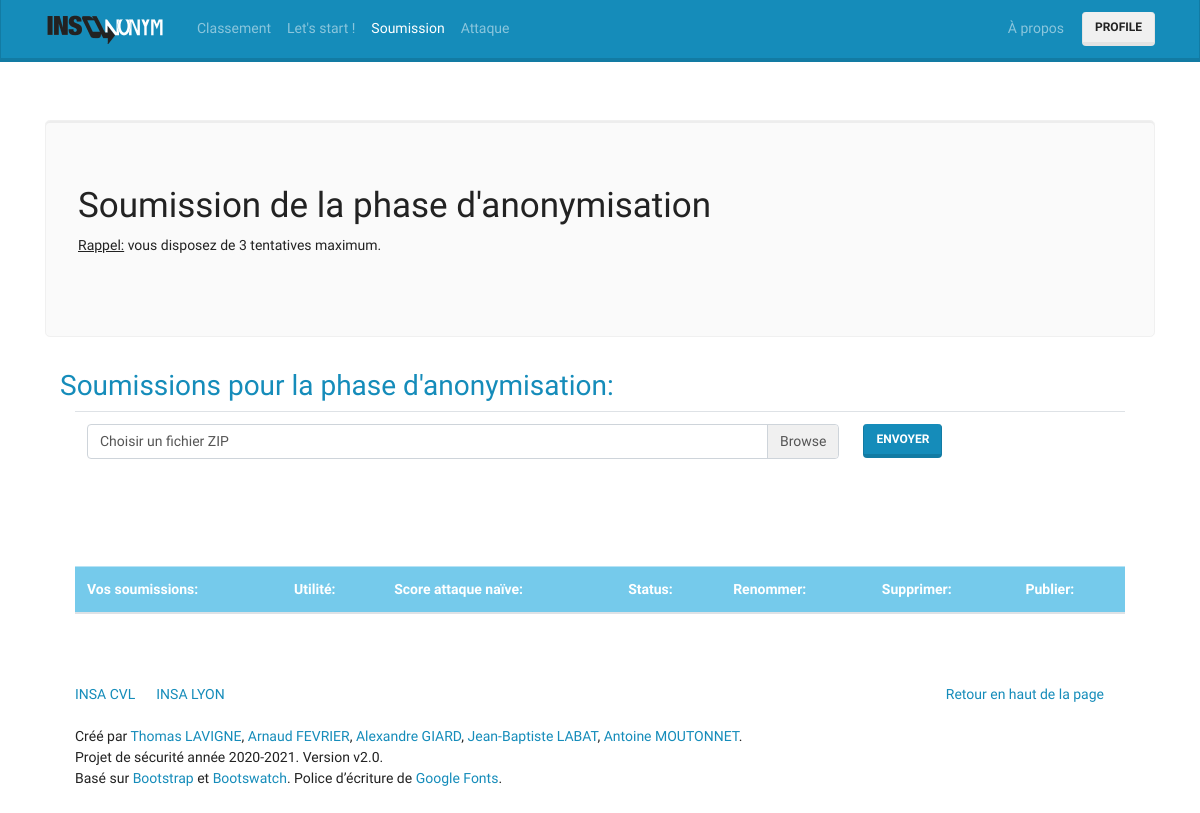
The app's page /anonymisation/submission (signed in), older data.
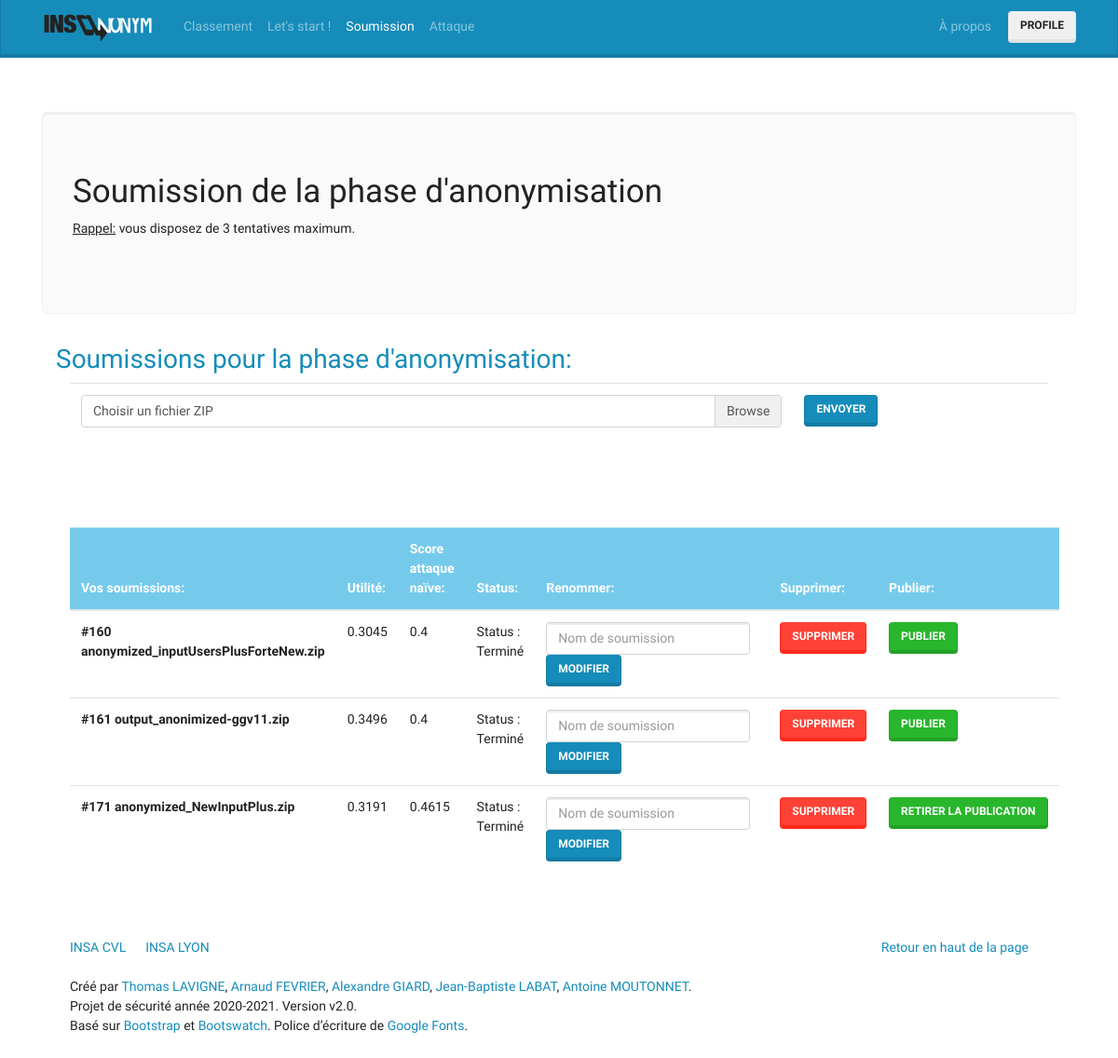
The same page, newer data.
### tables this page shows
CREATE TABLE "anonymisation" (
	"SubmissionId"	INTEGER NOT NULL UNIQUE,
	"UserId"	INTEGER NOT NULL,
	"F_file"	TEXT,
	"S_file"	TEXT,
	"utility"	REAL NOT NULL DEFAULT -2,
	"naiveAttack"	REAL NOT NULL DEFAULT -2,
	"status"	TEXT NOT NULL DEFAULT 'En cours de traitement',
	"fileLink"	TEXT NOT NULL,
	"IsPublished"	INTEGER NOT NULL DEFAULT 0, 'name' TEXT DEFAULT 'soumission',
	FOREIGN KEY("UserId") REFERENCES "user"("id") ON DELETE CASCADE,
	PRIMARY KEY("SubmissionId" AUTOINCREMENT)
);

### controllers/controller_anonymisation.php (called while the page is built, shortened)
<?php
class AnonymisationController
{
    public function submission()
    {
        $submissions = $_SESSION['user']->getSubmissions();
     $submissions = $_SESSION['user']->getSubmissions();
        require_once('views/anonymisation/submission.php');
    }
}

### index.php (called while the page is built, shortened)
<?php
require_once('routes/router.php');

### models/user.php (called while the page is built, shortened)
<?php
class User
{
    public $id;
  public function getSubmissions()
  {
      global $con;
      $list = array();
      $req = $con->query("SELECT * FROM anonymisation where UserId='$this->id'");
      foreach ($req as $result)
          $list[] = new Anonym($result['SubmissionId'],$result['fileLink'],$result['UserId'],$result['F_file'], $result['S_file'] ,$result['utility'],$result['naiveAttack'],$result['status'],$result['IsPublished'],$result['name']);
      return $list;
  }
}

### models/anonym.php (called while the page is built, shortened)
<?php
class Anonym
{
    public function __construct(
        $submissionId = false,
        $fileLink = false,
        $userId = false,
        $F_file = false,
        $S_file = false,
        $utility = false,
		$naiveAttack = false,
        $status = false,
        $isPublished = false,
        $name = false
    ) {
        $this->submissionId = $submissionId;
        $this->utility = $utility;
		$this->naiveAttack = $naiveAttack;
        $this->status = $status;
        $this->isPublished =$isPublished;
        $this->name =$name;
    }
}

### views/anonymisation/submission.php (the view, shortened to what this page needs)
<div class="jumbotron">
	<h1> Soumission de la phase d'anonymisation </h1>
	<p><u>Rappel:</u> vous disposez de 3 tentatives maximum. </p>
</div>
<div class=container>
	<div class="text-primary">
		<h2>Soumissions pour la phase d'anonymisation: </h2>
	</div>
	<div class=container>
			<table class="table">
				<tr scope="row">
					<th scope="col-8">
							<div class="custom-file" id="container">
								<label class="custom-file-label" for="customFile">Choisir un fichier ZIP</label>
							</div>
							<th scope="col-sm-4">
									<button id="uploadfiles" class="btn btn-primary "/>Envoyer</button>
							</th>
					</th>
				</tr>
			</table>
<br />
<br>
<br>
<table class="table">
  <thead class="table-info">
    <tr>
      <th scope="col">Vos soumissions:</th>
	  	<th scope="col">Utilité:</th>
		<th scope="col">Score attaque naïve:</th>
	  	<th scope="col">Status:</th>
                <th scope="col">Renommer:</th>
		<th scope="col">Supprimer:</th>
		<th scope="col">Publier:</th>
    </tr>
  </thead>
  <tbody>
		<?php foreach($submissions as $submission): ?>
					<tr>
					<th scope="row">#<?=$submission->submissionId ?> <?=$submission->name ?></th>
						<td> <?=round($submission->utility,4)?> </td>
						<td> <?=round($submission->naiveAttack,4)?>  </td>
						<td> Status : <?= $submission->status?>  </td>
                                                <td>
                                                    <form method="post" class="form-inline">
                                                        <input class="form-control mr-sm-2" name="newName" placeholder="Nom de soumission">
                                                        <button type="submit" class="btn btn-primary">Modifier</button>
                                                    </form>
                                                </td>
						<td>
							<form method="post">
								<input type="submit" name="submit" value="Supprimer" class="btn btn-danger">
							</form>
				  	        </td>
					<?php
					if($submission->naiveAttack >= 0){
					if($submission->isPublished==0){
							echo'<th scope="col-8">';
							echo'<form method="post">';
								echo'<input type="submit" name="submit" value="Publier" class="btn btn-success">';
								echo'	</form>';
								echo'</th>';
						}else{
							echo'<th scope="col-8">';
							echo'<form method="post">';
								echo'<input type="submit" name="submit" value="Retirer la publication" class="btn btn-success">';
								echo'	</form>';
								echo'</th>';
						}
					}
					?>
				</tr>
		<?php endforeach?>
  </tbody>
</table>

Row changes from the older to the newer data that the page shows:
added anonymisation: SubmissionId "160", name "anonymized_inputUsersPlusForteNew.zip", utility "0.3045", naiveAttack "0.4", status "Terminé"
added anonymisation: SubmissionId "161", name "output_anonimized-ggv11.zip", utility "0.3496", naiveAttack "0.4", status "Terminé"
added anonymisation: SubmissionId "171", name "anonymized_NewInputPlus.zip", utility "0.3191", naiveAttack "0.4615", status "Terminé"
